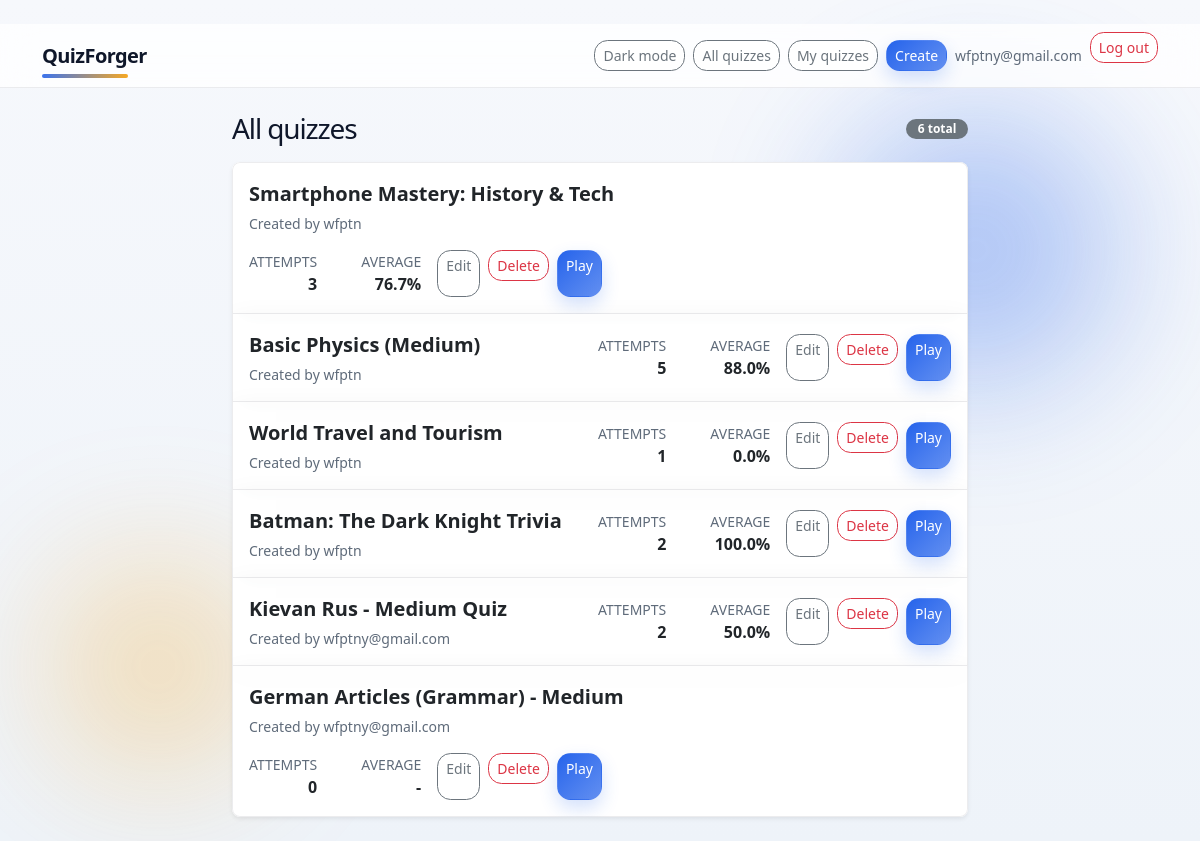
The app's page /quizzes (signed in), older data.
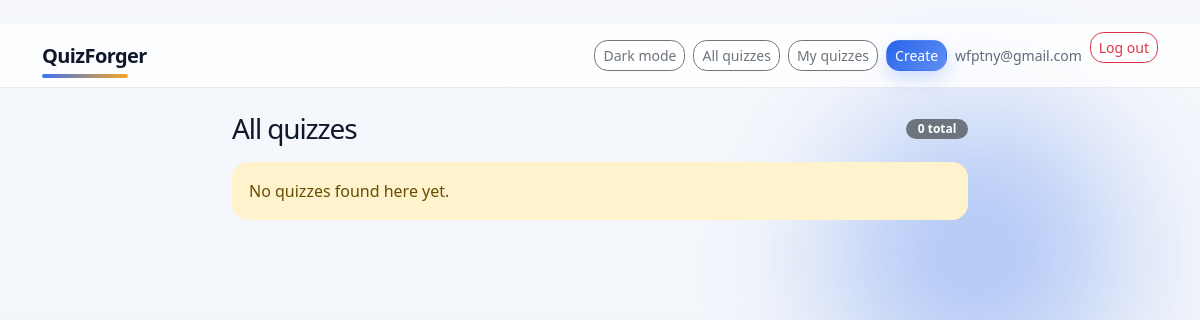
The same page, newer data.
### quizforger/models.py (models this page shows, shortened)
class Quiz(models.Model):
    id = models.CharField(primary_key=True, max_length=32)
    title = models.CharField(max_length=255)
    content = models.JSONField(default=dict)
    owner = models.ForeignKey(
        settings.AUTH_USER_MODEL,
        null=True,
        blank=True,
        on_delete=models.SET_NULL,
        related_name="owned_quizzes",
    )
    created_at = models.DateTimeField()
    updated_at = models.DateTimeField()
    class Meta:
        ordering = ["-created_at", "id"]

### quizforger/views.py (the view)
# urls.py: path("quizzes", views.quizzes_list, name="quizzes_list"),
def quizzes_list(request):
    quizzes = _quiz_cards_for_request(request, _quiz_list_queryset())
    return render(
        request,
        "quizforger/list.html",
        {
            "quizzes": quizzes,
            "page_title": "All quizzes",
            "active_list": "all",
        },
    )

### quizforger/views.py (called while the page is built)
def _quiz_list_queryset():
    return Quiz.objects.select_related("owner").annotate(
        attempt_count=Count("attempts"),
        average_percent=Avg(
            ExpressionWrapper(F("attempts__score") * 100.0 / F("attempts__total"), output_field=FloatField())
        ),
    )

def _can_edit_quiz(request, quiz: Quiz) -> bool:
    return request.user.is_authenticated and (
        request.user.is_staff or quiz.owner_id == request.user.id
    )

def _quiz_cards_for_request(request, queryset):
    quizzes = list(queryset)
    for quiz in quizzes:
        quiz.can_edit = _can_edit_quiz(request, quiz)
    return quizzes

### quizforger/templates/quizforger/list.html (shortened to what this page needs)
﻿{% extends "quizforger/base.html" %}
{% block content %}
<div class="row justify-content-center">
  <div class="col-lg-9 col-xl-8">
    <div class="d-flex justify-content-between align-items-center mb-3">
      <h1 class="h3 mb-0">{{ page_title }}</h1>
      <span class="badge text-bg-secondary">{{ quizzes|length }} total</span>
    </div>
    {% if quizzes %}
      <div class="list-group shadow-sm rounded-3 overflow-hidden">
        {% for quiz in quizzes %}
          <div class="list-group-item py-3 px-3">
            <div class="d-flex flex-wrap justify-content-between align-items-center gap-3">
              <div class="flex-grow-1">
                <div class="fw-semibold fs-5">{{ quiz.title }}</div>
                <div class="text-muted small mt-1">
                  Created by
                  {% if quiz.owner %}
                    {{ quiz.owner.username }}
                  {% else %}
                    guest
                  {% endif %}
                </div>
              </div>
              <div class="d-flex flex-wrap align-items-center gap-3">
                <div class="text-end">
                  <div class="text-muted small text-uppercase">Attempts</div>
                  <div class="fw-semibold">{{ quiz.attempt_count|default:0 }}</div>
                </div>
                <div class="text-end quiz-stat-min">
                  <div class="text-muted small text-uppercase">Average</div>
                  <div class="fw-semibold">
                    {% if quiz.average_percent is not None %}
                      {{ quiz.average_percent|floatformat:1 }}%
                    {% else %}
                      -
                    {% endif %}
                  </div>
                </div>
                <div class="d-flex gap-2">
                  {% if quiz.can_edit %}
                    <a class="btn btn-outline-secondary btn-sm" href="{% url 'quiz_edit' quiz.id %}">Edit</a>
                    <form method="post" action="{% url 'quiz_delete' quiz.id %}" class="d-inline" onsubmit="return confirm('Delete this quiz? This cannot be undone.');">
                      <button class="btn btn-outline-danger btn-sm" type="submit">Delete</button>
                    </form>
                  {% endif %}
                  <a class="btn btn-primary btn-sm" href="{% url 'quiz_page' quiz.id %}">Play</a>
                </div>
              </div>
            </div>
          </div>
        {% endfor %}
      </div>
    {% else %}
      <div class="alert alert-warning mb-0">
        No quizzes found here yet.
      </div>
    {% endif %}
  </div>
</div>
{% endblock %}

Row changes from the older to the newer data that the page shows:
removed Quiz: title "Smartphone Mastery: History & Tech", owner.username "wfptn", attempt_count "3", average_percent "76.7", shows "Edit"
removed Quiz: title "Basic Physics (Medium)", owner.username "wfptn", attempt_count "5", average_percent "88.0", shows "Edit"
removed Quiz: title "World Travel and Tourism", owner.username "wfptn", attempt_count "1", average_percent "0.0", shows "Edit"
removed Quiz: title "Batman: The Dark Knight Trivia", owner.username "wfptn", attempt_count "2", average_percent "100.0", shows "Edit"
removed Quiz: title "Kievan Rus - Medium Quiz", owner.username "wfptny@gmail.com", attempt_count "2", average_percent "50.0", shows "Edit"
removed Quiz: title "German Articles (Grammar) - Medium", owner.username "wfptny@gmail.com", attempt_count "0", shows "Edit"
Text that changed along with them:
{{ quizzes|length }}: "6" → "0"
text now shown: "No quizzes found here yet."
